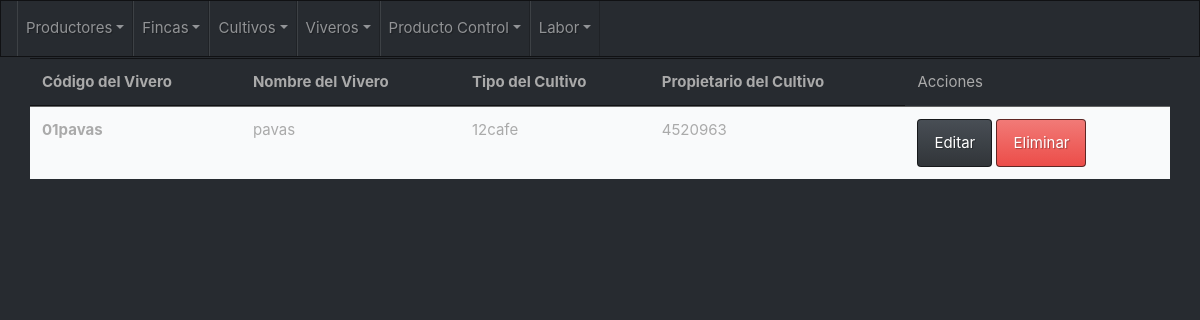
Page /cultivo/vivero/listar on the committed database.
### apps/vivero/models.py (models this page shows, shortened)
class Vivero(models.Model):
    class Meta:
        verbose_name = 'Vivero'
        verbose_name_plural = 'Viveros'
    codigo_vivero = models.CharField(max_length = 20, unique=True)
    nombre_vivero = models.CharField(max_length = 20, unique=True)
    cultivo = models.ForeignKey(Cultivo, null = True, blank = True, on_delete = models.CASCADE)
    propietario = models.ForeignKey(Productor, null = True, blank = True, on_delete = models.CASCADE)
    REQUIRED_FIELDS = ['codigo_vivero', 'nombre_vivero']

class Cultivo(models.Model):
    class Meta:
        verbose_name = 'Cultivo'
        verbose_name_plural = 'Cultivos'
    codigo_cultivo = models.CharField(max_length = 20, unique=True)
    nombre_cultivo = models.CharField(max_length = 20, unique=True)
    REQUIRED_FIELDS = ['codigo_cultivo', 'nombre_cultivo']

### apps/productor/models.py (models this page shows, shortened)
class Productor(models.Model):
    class Meta:
        verbose_name = 'Productor'
        verbose_name_plural = 'Productores'
    documento = models.CharField(max_length = 10, unique=True)
    primer_nombre = models.CharField(max_length = 15)
    segundo_nombre = models.CharField(max_length = 15, blank=True, null=True)
    primer_apellido = models.CharField(max_length = 15)
    segundo_apellido = models.CharField(max_length = 15, blank=True, null=True)
    telefono = models.CharField(max_length=12)
    email = models.EmailField()
    REQUIRED_FIELDS = ['documento', 'primer_nombre', 'primer_apellido']

### apps/vivero/views.py (the view)
# urls.py: path('vivero/listar', ViveroList.as_view(), name='vivero_listar'),
class ViveroList(ListView):
    model = Vivero
    template_name = 'vivero/vivero_list.html'
    paginate_by = 20

### templates/vivero/vivero_list.html (shortened to what this page needs)
{% extends "base/base.html" %}
{% block content %}
<div class="col-lg-1">
</div>
<div class="row">
  <table class="table table-hover">
    <thead>
      <tr>
        <th scope="col">Código del Vivero</th>
        <th scope="col">Nombre del Vivero</th>
        <th scope="col">Tipo del Cultivo</th>
        <th scope="col">Propietario del Cultivo</th>
        <td>Acciones</td>
      </tr>
    </thead>
    <tbody>
      {% if object_list %}
        {% for vivero in object_list %}
          <tr class="table-light">
            <th scope="row">{{vivero.codigo_vivero}}</th>
            <td>{{vivero.nombre_vivero}}</td>
            <td>{{vivero.cultivo.codigo_cultivo}}</td>
            <td>{{vivero.propietario.documento}}</td>
            <td>
                <a class="btn btn-primary" href="{% url 'vivero:vivero_editar' vivero.pk %}">Editar</a>
                <a class="btn btn-danger"  href="{% url 'vivero:vivero_eliminar' vivero.pk %}">Eliminar</a>
              </td>
          </tr>
        {% endfor %}
      {% else %}
        <h1>No hay registros de fincas</h1>
      {% endif %}
    </tbody>
  </table>
</div>
{% endblock content %}

### rows in the picture
Vivero: codigo_vivero "01pavas", nombre_vivero "pavas", cultivo.codigo_cultivo "12cafe", propietario.documento "4520963"
